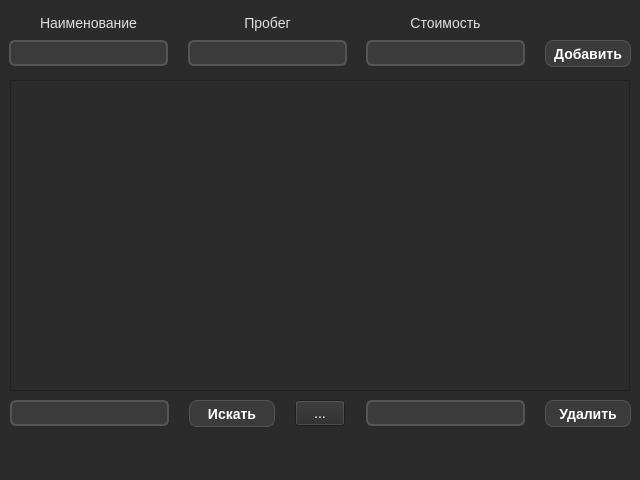
<?xml version="1.0" encoding="UTF-8"?>
<ui version="4.0">
 <class>MainWindow</class>
 <widget class="QMainWindow" name="MainWindow">
  <property name="geometry">
   <rect>
    <x>0</x>
    <y>0</y>
    <width>640</width>
    <height>480</height>
   </rect>
  </property>
  <property name="sizePolicy">
   <sizepolicy hsizetype="Fixed" vsizetype="Fixed">
    <horstretch>0</horstretch>
    <verstretch>0</verstretch>
   </sizepolicy>
  </property>
  <property name="minimumSize">
   <size>
    <width>640</width>
    <height>480</height>
   </size>
  </property>
  <property name="maximumSize">
   <size>
    <width>640</width>
    <height>480</height>
   </size>
  </property>
  <property name="contextMenuPolicy">
   <enum>Qt::ContextMenuPolicy::DefaultContextMenu</enum>
  </property>
  <property name="windowTitle">
   <string>Car Cost Controller</string>
  </property>
  <property name="styleSheet">
   <string notr="true">QWidget {
    background-color: #2b2b2b;
    color: #ffffff;
    font-size: 14px;
    font-family: &quot;Segoe UI&quot;, Arial;
}

QPushButton {
    background-color: #3b3b3b;
    border: 1px solid #555;
    border-radius: 8px;
    color: white;
    font-weight: 500;
}

QPushButton:hover {
    background-color: #4a4a4a;
}

QPushButton:pressed {
    background-color: #2a2a2a;
}

QLineEdit, QTextEdit {
    background-color: #3b3b3b;
    border: 2px solid #555;
    border-radius: 6px;
    color: white;
    selection-background-color: #5a5a5a;
}

QLineEdit:focus, QTextEdit:focus {
    border-color: #66ccff;
}

QLabel {
    color: #e0e0e0;
}

QComboBox {
    background-color: #3b3b3b;
    border: 2px solid #555;
    border-radius: 6px;
    color: white;
}

QComboBox::drop-down {
    border: none;
    width: 30px;
}

QComboBox QAbstractItemView {
    background-color: #3b3b3b;
    border: 1px solid #555;
    selection-background-color: #5a5a5a;
}
</string>
  </property>
  <widget class="QWidget" name="centralwidget">
   <widget class="QPushButton" name="Add_Button">
    <property name="geometry">
     <rect>
      <x>545</x>
      <y>40</y>
      <width>86</width>
      <height>27</height>
     </rect>
    </property>
    <property name="text">
     <string>Добавить</string>
    </property>
   </widget>
   <widget class="QLineEdit" name="Price">
    <property name="geometry">
     <rect>
      <x>366</x>
      <y>40</y>
      <width>159</width>
      <height>26</height>
     </rect>
    </property>
    <property name="inputMask">
     <string/>
    </property>
    <property name="text">
     <string/>
    </property>
    <property name="alignment">
     <set>Qt::AlignmentFlag::AlignCenter</set>
    </property>
   </widget>
   <widget class="QLineEdit" name="Mileage">
    <property name="geometry">
     <rect>
      <x>188</x>
      <y>40</y>
      <width>159</width>
      <height>26</height>
     </rect>
    </property>
    <property name="inputMask">
     <string/>
    </property>
    <property name="text">
     <string/>
    </property>
    <property name="alignment">
     <set>Qt::AlignmentFlag::AlignCenter</set>
    </property>
   </widget>
   <widget class="QLineEdit" name="Name">
    <property name="geometry">
     <rect>
      <x>9</x>
      <y>40</y>
      <width>159</width>
      <height>26</height>
     </rect>
    </property>
    <property name="sizePolicy">
     <sizepolicy hsizetype="Fixed" vsizetype="Fixed">
      <horstretch>0</horstretch>
      <verstretch>0</verstretch>
     </sizepolicy>
    </property>
    <property name="inputMask">
     <string/>
    </property>
    <property name="text">
     <string/>
    </property>
    <property name="alignment">
     <set>Qt::AlignmentFlag::AlignCenter</set>
    </property>
   </widget>
   <widget class="QLabel" name="label">
    <property name="geometry">
     <rect>
      <x>9</x>
      <y>10</y>
      <width>159</width>
      <height>26</height>
     </rect>
    </property>
    <property name="text">
     <string>Наименование</string>
    </property>
    <property name="alignment">
     <set>Qt::AlignmentFlag::AlignCenter</set>
    </property>
   </widget>
   <widget class="QLabel" name="label_2">
    <property name="geometry">
     <rect>
      <x>188</x>
      <y>10</y>
      <width>159</width>
      <height>26</height>
     </rect>
    </property>
    <property name="text">
     <string>Пробег</string>
    </property>
    <property name="alignment">
     <set>Qt::AlignmentFlag::AlignCenter</set>
    </property>
   </widget>
   <widget class="QLabel" name="label_3">
    <property name="geometry">
     <rect>
      <x>366</x>
      <y>10</y>
      <width>159</width>
      <height>26</height>
     </rect>
    </property>
    <property name="text">
     <string>Стоимость</string>
    </property>
    <property name="alignment">
     <set>Qt::AlignmentFlag::AlignCenter</set>
    </property>
   </widget>
   <widget class="QTableWidget" name="tableWidget">
    <property name="geometry">
     <rect>
      <x>10</x>
      <y>80</y>
      <width>620</width>
      <height>311</height>
     </rect>
    </property>
   </widget>
   <widget class="QPushButton" name="Delete_Button">
    <property name="geometry">
     <rect>
      <x>545</x>
      <y>400</y>
      <width>86</width>
      <height>27</height>
     </rect>
    </property>
    <property name="text">
     <string>Удалить</string>
    </property>
   </widget>
   <widget class="QLineEdit" name="deleted_index">
    <property name="geometry">
     <rect>
      <x>366</x>
      <y>400</y>
      <width>159</width>
      <height>26</height>
     </rect>
    </property>
    <property name="inputMask">
     <string/>
    </property>
    <property name="text">
     <string/>
    </property>
    <property name="alignment">
     <set>Qt::AlignmentFlag::AlignCenter</set>
    </property>
   </widget>
   <widget class="QPushButton" name="filtered_btn">
    <property name="geometry">
     <rect>
      <x>189</x>
      <y>400</y>
      <width>86</width>
      <height>27</height>
     </rect>
    </property>
    <property name="text">
     <string>Искать</string>
    </property>
   </widget>
   <widget class="QLineEdit" name="filter">
    <property name="geometry">
     <rect>
      <x>10</x>
      <y>400</y>
      <width>159</width>
      <height>26</height>
     </rect>
    </property>
    <property name="inputMask">
     <string/>
    </property>
    <property name="text">
     <string/>
    </property>
    <property name="alignment">
     <set>Qt::AlignmentFlag::AlignCenter</set>
    </property>
   </widget>
   <widget class="QToolButton" name="toolButton">
    <property name="geometry">
     <rect>
      <x>295</x>
      <y>400</y>
      <width>50</width>
      <height>26</height>
     </rect>
    </property>
    <property name="text">
     <string>...</string>
    </property>
   </widget>
  </widget>
  <widget class="QMenuBar" name="menubar">
   <property name="geometry">
    <rect>
     <x>0</x>
     <y>0</y>
     <width>640</width>
     <height>22</height>
    </rect>
   </property>
  </widget>
  <widget class="QStatusBar" name="statusbar"/>
 </widget>
 <resources/>
 <connections/>
</ui>
